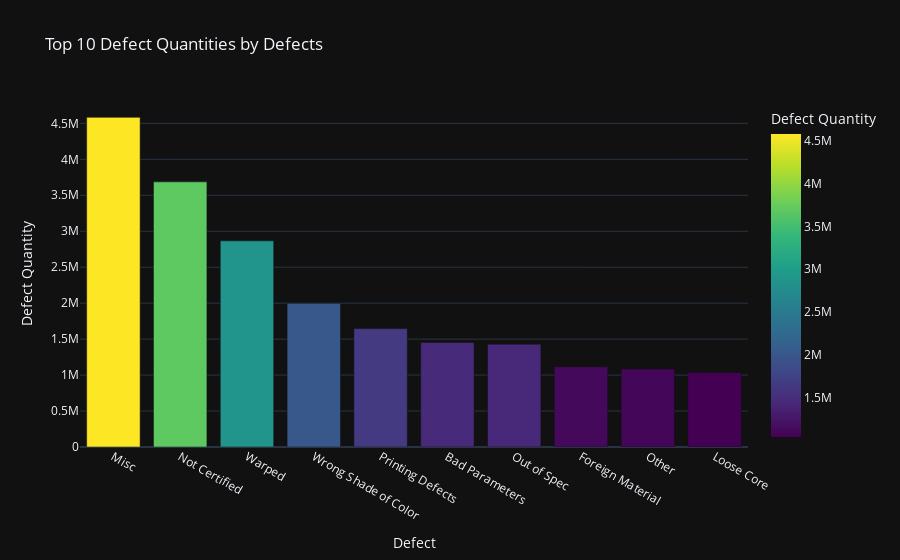

Write notebook code for a chart like this one.
### Code cell
# Create a bar chart to show total defect quantities by defect type
fig = px.bar(defect_analysis_sorted, 
             x='Defect', 
             y='Defect Qty',
             title='Top 10 Defect Quantities by Defects',
             labels={'Defect Qty': 'Defect Quantity'},
             template='plotly_dark',
             color='Defect Qty',
             color_continuous_scale='Viridis')  

fig.update_layout(xaxis={'categoryorder':'total descending'})  
# Display the plot
fig.show()

### Figure 1 — Plotly figure (JSON) as saved in the notebook; plotly's stock layout.template omitted (floating-point values rounded to 4 significant figures)
{"data": [{"alignmentgroup": "True", "hovertemplate": "Defect=%{x}<br>Defect Quantity=%{marker.color}<extra></extra>", "legendgroup": "", "marker": {"color": [4583814, 3686660, 2866749, 1997933, 1646378, 1454232, 1428879, 1115095, 1083164, 1035519], "coloraxis": "coloraxis", "pattern": {"shape": ""}}, "name": "", "offsetgroup": "", "orientation": "v", "showlegend": false, "textposition": "auto", "type": "bar", "x": ["Misc", "Not Certified", "Warped", "Wrong Shade of Color", "Printing Defects", "Bad Parameters", "Out of Spec", "Foreign Material", "Other", "Loose Core"], "xaxis": "x", "y": [4583814, 3686660, 2866749, 1997933, 1646378, 1454232, 1428879, 1115095, 1083164, 1035519], "yaxis": "y"}], "layout": {"autosize": true, "barmode": "relative", "coloraxis": {"colorbar": {"title": {"text": "Defect Quantity"}}, "colorscale": [[0, "#440154"], [0.1111, "#482878"], [0.2222, "#3e4989"], [0.3333, "#31688e"], [0.4444, "#26828e"], [0.5556, "#1f9e89"], [0.6667, "#35b779"], [0.7778, "#6ece58"], [0.8889, "#b5de2b"], [1, "#fde725"]]}, "legend": {"tracegroupgap": 0}, "title": {"text": "Top 10 Defect Quantities by Defects"}, "xaxis": {"anchor": "y", "autorange": true, "categoryorder": "total descending", "domain": [0, 1], "range": [-0.5, 9.5], "title": {"text": "Defect"}, "type": "category"}, "yaxis": {"anchor": "x", "autorange": true, "domain": [0, 1], "range": [0, 4825000.0], "title": {"text": "Defect Quantity"}, "type": "linear"}}}
